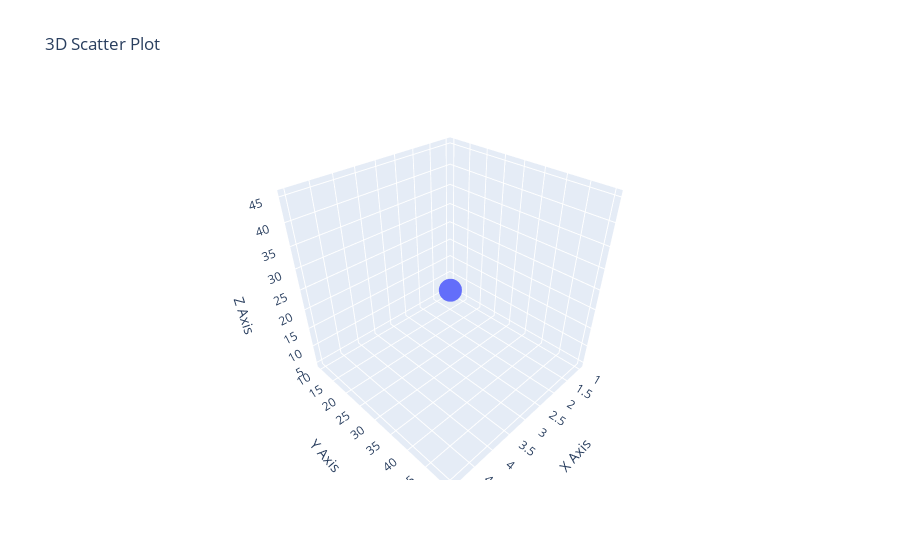

Notebook code cell kept with this figure:
### Markdown cell above
## 5. Creating a 3D Scatter Plot

3D scatter plots are useful for visualizing data with three dimensions. Plotly allows you to create interactive 3D plots that can be rotated and explored from different angles.

### Code cell
# Sample data
data = {
    'X': [1, 2, 3, 4, 5],
    'Y': [10, 20, 30, 40, 50],
    'Z': [5, 15, 25, 35, 45]
}

# Creating a 3D scatter plot using Plotly Graph Objects
fig = go.Figure(data=[go.Scatter3d(x=data['X'], y=data['Y'], z=data['Z'], mode='markers')])

# Adding title and labels
fig.update_layout(title='3D Scatter Plot', scene=dict(
    xaxis_title='X Axis',
    yaxis_title='Y Axis',
    zaxis_title='Z Axis'
))

# Display the figure
fig.show()

### Figure 1 — Plotly figure (JSON) as saved in the notebook; plotly's stock layout.template omitted (floating-point values rounded to 4 significant figures)
{"data": [{"mode": "markers", "type": "scatter3d", "x": [1, 2, 3, 4, 5], "y": [10, 20, 30, 40, 50], "z": [5, 15, 25, 35, 45]}], "layout": {"scene": {"xaxis": {"title": {"text": "X Axis"}}, "yaxis": {"title": {"text": "Y Axis"}}, "zaxis": {"title": {"text": "Z Axis"}}}, "title": {"text": "3D Scatter Plot"}}}
